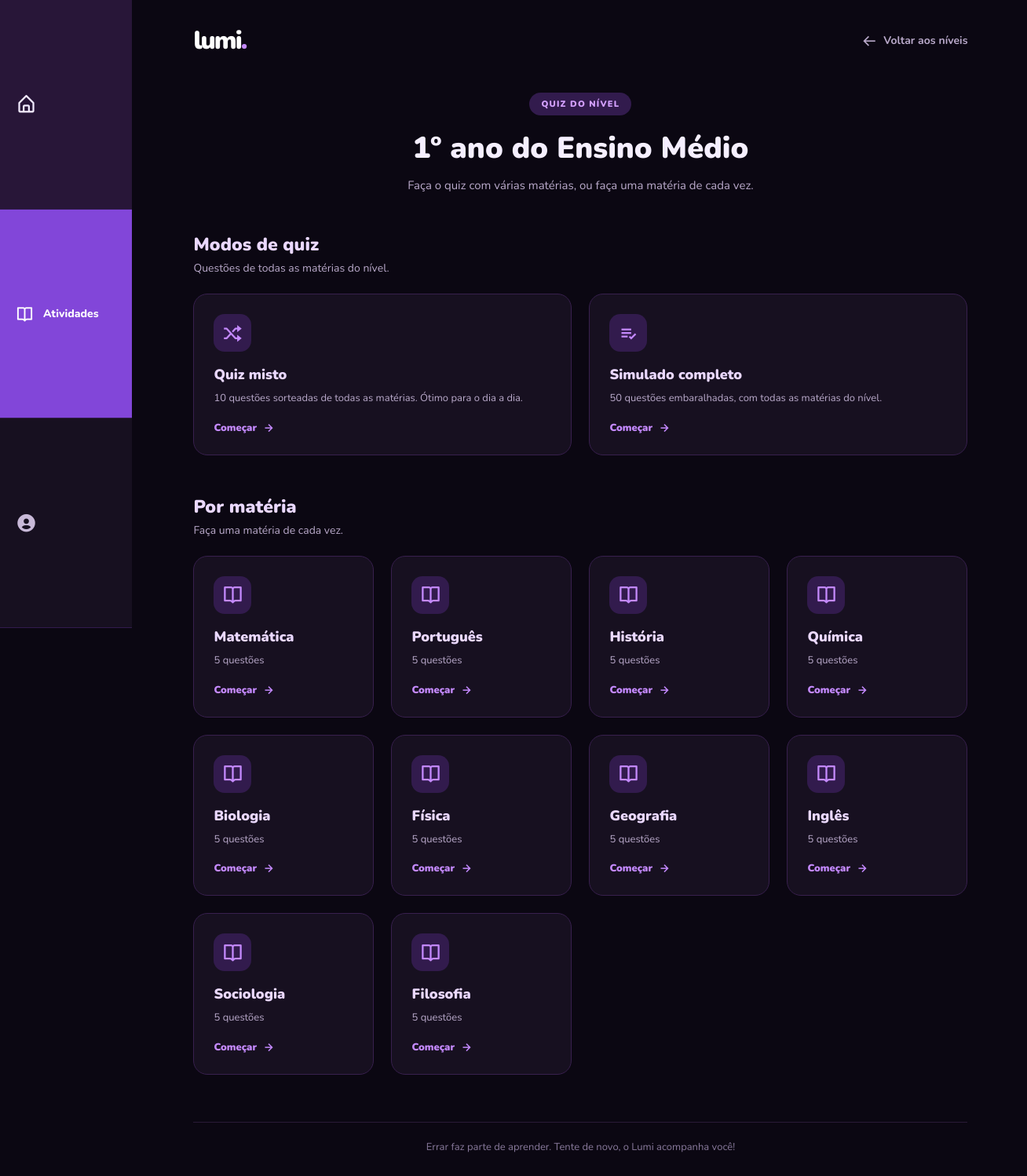
/public/quizzes?id_ano=1 (signed in), run on the app's committed database.
### tables this page shows
CREATE TABLE `anos` (
  `id_ano` int(11) NOT NULL,
  `nome_ano` varchar(255) NOT NULL,
  `etapa` varchar(50) NOT NULL
);

CREATE TABLE `materias` (
  `id_materia` int(11) NOT NULL,
  `id_ano` int(11) NOT NULL,
  `materia` varchar(255) NOT NULL
);

### app/Controller/controllerQuiz.php (called while the page is built, shortened)
<?php
require_once __DIR__ . '/../Model/modelQuiz.php';
class QuizController
{
    private Quiz $quizModel;
    public function __construct($conn)
    {
        $this->quizModel = new Quiz($conn);
    }
    public function index()
    {
        $idAnoEscolhido = filter_input(INPUT_GET, 'id_ano', FILTER_VALIDATE_INT);
        if ($idAnoEscolhido) {
            $ano = $this->quizModel->buscarAno($idAnoEscolhido);
            $materias = $ano ? $this->quizModel->listarMaterias($idAnoEscolhido) : [];
            $totalQuestoes = array_sum(array_column($materias, 'total'));
        } else {
            $anos = $this->quizModel->listarAnos();
        }
        require __DIR__ . '/../View/escolher.php';
    }
}

### public/index.php (called while the page is built, shortened)
<?php
require_once __DIR__ . '/../config/conecta.php';
require_once __DIR__ . '/../app/Core/Router.php';
$basePath = '/TCC/public';
$router = new Router($conn, $basePath);
$router->add('GET', '/', 'PaginaInicialController', 'index');
$router->add('GET', '/proposit', 'PaginaInicialController', 'proposit');
$router->add('GET', '/anosem', 'PaginaInicialController', 'anosem');
$router->add('GET', '/anosfund1', 'PaginaInicialController', 'anosf1');
$router->add('GET', '/anosfund2', 'PaginaInicialController', 'anosf2');
$router->add('GET', '/cadastro', 'CadastroController', 'index');
$router->add('POST', '/cadastro', 'CadastroController', 'cadastrar');
$router->add('GET', '/home', 'PaginaInicialController', 'home');
$router->add('GET', '/atividades', 'PaginaInicialController', 'atividades');
$router->add('GET', '/perfil', 'PaginaInicialController', 'perfil');
$router->add('GET', '/config', 'PaginaInicialController', 'config');
$router->add('GET', '/login', 'LoginController', 'showLogin');
$router->add('POST', '/login', 'LoginController', 'login');
$router->add('GET', '/dashboard', 'ProcessarController', 'index', true);
$router->add('POST', '/processar', 'ProcessarController', 'processar', true);
$router->add('GET', '/abaResumo', 'ResumoController', 'listarAno', true);
$router->add('GET', '/resumos', 'ResumoController', 'index', true);
$router->add('GET', '/criarResumos', 'PaginaInicialController', 'criaR', true);
$router->add('POST', '/resumos/editar', 'ResumoController', 'editar', true);
$router->add('POST', '/resumos/excluir', 'ResumoController', 'excluir', true);
$router->add('POST', '/criarResumos/salvar', 'ResumoController', 'salvarResumo', true);
$router->add('POST', '/planejamento/adicionar', 'PlanejamentoController', 'adicionar', true);
$router->add('POST', '/planejamento/concluir', 'PlanejamentoController', 'concluir', true);
$router->add('POST', '/planejamento/excluir', 'PlanejamentoController', 'excluir', true);
$router->add('POST', '/perfil/editar', 'CadastroController', 'editar', true);
$router->add('POST', '/perfil/alterar-senha', 'CadastroController', 'alterarSenha', true);
$router->add('POST', '/perfil/excluir', 'CadastroController', 'excluir', true);
$router->add('GET', '/conteudomateria', 'Video', 'materias', true);
$router->add('GET', '/conteudos', 'Video', 'conteudos', true);
$router->add('GET', '/listarConteudos', 'Video', 'conteudos', true);
$router->add('GET',  '/quizzes',           'QuizController', 'index', true);
$router->add('GET',  '/quizzes/iniciar',   'QuizController', 'iniciar', true);
$router->add('GET',  '/quizzes/questao',   'QuizController', 'questao', true);
$router->add('POST', '/quizzes/responder', 'QuizController', 'responder', true);
$router->add('POST', '/quizzes/proxima',   'QuizController', 'proxima', true);
$router->add('GET',  '/quizzes/resultado', 'QuizController', 'resultado', true);
$router->add('GET',  '/quizzes/sair',      'QuizController', 'sair', true);
$router->add('POST', '/logout', 'LogoutController', 'logout', true);
$uri = parse_url($_SERVER['REQUEST_URI'], PHP_URL_PATH);
$method = $_SERVER['REQUEST_METHOD'];
if (strpos($uri, $basePath) === 0) {
    $uri = substr($uri, strlen($basePath));
} elseif (strpos($uri, '/TCC') === 0) {
    $uri = substr($uri, strlen('/TCC'));
}
$uri = '/' . trim($uri, '/');
$router->dispatch($uri, $method);

### app/Model/modelQuiz.php (called while the page is built, shortened)
<?php
class Quiz
{
    private $conn;
    public function __construct($conn)
    {
        $this->conn = $conn;
    }
    public function buscarAno($id_ano)
    {
        $stmt = $this->conn->prepare("SELECT id_ano, nome_ano FROM anos WHERE id_ano = ?");
        $stmt->execute([$id_ano]);
        return $stmt->fetch(PDO::FETCH_ASSOC);
    }
    public function listarMaterias($id_ano)
    {
        $sql = "SELECT m.id_materia, m.materia, COUNT(a.id) AS total
                FROM materias m
                INNER JOIN atividades a ON a.id_materia = m.id_materia
                WHERE m.id_ano = ?
                GROUP BY m.id_materia, m.materia
                ORDER BY m.id_materia";
        $stmt = $this->conn->prepare($sql);
        $stmt->execute([$id_ano]);
        return $stmt->fetchAll(PDO::FETCH_ASSOC);
    }
}

### app/View/escolher.php (the view, shortened to what this page needs)
<?php
$paginaAtual = "atividades";
$esc = fn($texto) => htmlspecialchars((string) $texto, ENT_QUOTES, 'UTF-8');
?>
<!DOCTYPE html>
<html lang="pt-br">
<head>
    <link rel="stylesheet" href="https://unpkg.com/boxicons@2.1.4/css/boxicons.min.css">
    <link rel="stylesheet" href="/TCC/public/assets/css/home.css">
    <link rel="stylesheet" href="/TCC/public/assets/css/quizzes.css">
</head>
<body>
    <?php include __DIR__ . '../menuLateral.php'; ?>
    <main class="conteudoQuiz">
        <header class="topoQuiz">
            <a href="/TCC/public/home" class="logo">lumi<span>.</span></a>
            <?php if (isset($ano)): ?>
                <a href="/TCC/public/quizzes" class="voltarQuiz">
                    <i class="bx bx-arrow-back"></i>
                    Voltar aos níveis
                </a>
            <?php endif; ?>
        </header>
        <?php if (!isset($ano)): ?>
            <section class="apresentacaoQuiz">
                <span class="etiqueta">TESTE SEUS CONHECIMENTOS</span>
                <h1>Escolha o seu <span>quiz</span></h1>
                <p>
                    Selecione o nível que você quer praticar.
                </p>
            </section>
            <section>
                <div class="tituloSecaoQuiz">
                    <h2>Níveis disponíveis</h2>
                    <p>Escolha onde você quer se desafiar hoje.</p>
                </div>
                <?php if (empty($anos)): ?>
                    <div class="estadoVazioQuiz">
                        <i class="bx bx-help-circle"></i>
                        <h3>Nenhum quiz cadastrado ainda</h3>
                        <p>Importe o arquivo database/quizzes.sql no banco para liberar os quizzes.</p>
                    </div>
                <?php else: ?>
                    <div class="gradeNiveis">
                        <?php foreach ($anos as $a): ?>
                            <a href="/TCC/public/quizzes?id_ano=<?= (int) $a['id_ano'] ?>" class="cardQuiz">
                                <div class="iconeQuiz">
                                    <i class="bx <?= (int) $a['id_ano'] === 4 ? 'bx-trophy' : 'bx-medal' ?>"></i>
                                </div>
                                <?php if ((int) $a['id_ano'] === (int) $idAnoDoAluno): ?>
                                    <span class="seloQuiz">Seu ano</span>
                                <?php endif; ?>
                                <h3><?= $esc($a['nome_ano']) ?></h3>
                                <p>
                                    <?= (int) $a['total'] ?> questões em
                                    <?= (int) $a['materias'] ?> matérias.
                                </p>
                                <span class="linkQuiz">
                                    Escolher nível <i class="bx bx-right-arrow-alt"></i>
                                </span>
                            </a>
                        <?php endforeach; ?>
                    </div>
                <?php endif; ?>
            </section>
        <?php else: ?>
            <section class="apresentacaoQuiz">
                <span class="etiqueta">QUIZ DO NÍVEL</span>
                <h1><?= $esc($ano['nome_ano']) ?></h1>
                <p>
                    Faça o quiz com várias matérias, ou faça uma matéria de cada vez.
                </p>
            </section>
            <section class="secaoQuiz">
                <div class="tituloSecaoQuiz">
                    <h2>Modos de quiz</h2>
                    <p>Questões de todas as matérias do nível.</p>
                </div>
                <div class="gradeModos">
                    <a href="/TCC/public/quizzes/iniciar?id_ano=<?= (int) $ano['id_ano'] ?>&modo=misto" class="cardQuiz">
                        <div class="iconeQuiz"><i class="bx bx-shuffle"></i></div>
                        <h3>Quiz misto</h3>
                        <p>10 questões sorteadas de todas as matérias. Ótimo para o dia a dia.</p>
                        <span class="linkQuiz">Começar <i class="bx bx-right-arrow-alt"></i></span>
                    </a>
                    <a href="/TCC/public/quizzes/iniciar?id_ano=<?= (int) $ano['id_ano'] ?>&modo=completo" class="cardQuiz">
                        <div class="iconeQuiz"><i class="bx bx-list-check"></i></div>
                        <h3>Simulado completo</h3>
                        <p><?= (int) $totalQuestoes ?> questões embaralhadas, com todas as matérias do nível.</p>
                        <span class="linkQuiz">Começar <i class="bx bx-right-arrow-alt"></i></span>
                    </a>
                </div>
            </section>
            <section class="secaoQuiz">
                <div class="tituloSecaoQuiz">
                    <h2>Por matéria</h2>
                    <p>Faça uma matéria de cada vez.</p>
                </div>
                <div class="gradeMateriasQuiz">
                    <?php foreach ($materias as $m): ?>
                        <a
                            href="/TCC/public/quizzes/iniciar?id_ano=<?= (int) $ano['id_ano'] ?>&modo=materia&id_materia=<?= (int) $m['id_materia'] ?>"
                            class="cardQuiz cardQuizMateria"
                        >
                            <div class="iconeQuiz">
                                <i class="bx <?= $iconesMaterias[$m['materia']] ?? 'bx-book-open' ?>"></i>
                            </div>
                            <h3><?= $esc($m['materia']) ?></h3>
                            <p><?= (int) $m['total'] ?> questões</p>
                            <span class="linkQuiz">
                                Começar <i class="bx bx-right-arrow-alt"></i>
                            </span>
                        </a>
                    <?php endforeach; ?>
                </div>
            </section>
        <?php endif; ?>
        <footer class="rodapeQuiz">
            <p>Errar faz parte de aprender. Tente de novo, o Lumi acompanha você!</p>
        </footer>
    </main>
</body>
</html>

### app/Core/Router.php (shortened to what this page needs)
<?php
class Router
{
    private array $routes = [];
    private $conn;
    public function __construct($conn, string $basePath = '')
    {
        $this->conn = $conn;
    }
    public function add(
        string $method,
        string $path,
        string $controller,
        string $action,
        bool $authRequired = false
    ): void {
        $this->routes[] = [
            'method' => strtoupper($method),
            'path' => $this->normalizePath($path),
            'controller' => $controller,
            'action' => $action,
            'authRequired' => $authRequired
        ];
    }
    public function dispatch(string $uri, string $method): void
    {
        $uri = $this->normalizePath($uri);
        $method = strtoupper($method);
        foreach ($this->routes as $route) {
            if (
                $route['method'] !== $method ||
                $route['path'] !== $uri
            ) {
                continue;
            }
            $action = $route['action'];
            $controller = new $controllerName($this->conn);
            $controller->$action();
            return;
        }
    }
    private function normalizePath(string $path): string
    {
        $path = '/' . trim($path, '/');
        return $path;
    }
}

### app/View/menuLateral.php (shortened to what this page needs)
<?php
$paginaAtual = $paginaAtual ?? "home";
$ehAtual = fn(string $pagina): bool => $paginaAtual === $pagina;
?>
<nav class="menuLateral" aria-label="Menu principal">
    <a class="itemMenu<?= $ehAtual("home") ? " selecionado" : "" ?> comSeparador" href="/TCC/public/home"
       aria-label="Home"<?= $ehAtual("home") ? ' aria-current="page"' : "" ?>>
        <i class="bx bx-home-alt" aria-hidden="true"></i>
    </a>
    <a class="itemMenu<?= $ehAtual("atividades") ? " selecionado" : "" ?> comSeparador" href="/TCC/public/atividades"
       aria-label="Atividades"<?= $ehAtual("atividades") ? ' aria-current="page"' : "" ?>>
        <i class="bx bx-book-open" aria-hidden="true"></i>
        <span class="itemTexto">Atividades</span>
    </a>
    <a class="itemMenu<?= $ehAtual("perfil") ? " selecionado" : "" ?> comSeparador" href="/TCC/public/perfil"
       aria-label="Perfil"<?= $ehAtual("perfil") ? ' aria-current="page"' : "" ?>>
        <i class="bx bxs-user-circle" aria-hidden="true"></i>
    </a>
</nav>

### data on the page
anos: nome_ano "1º ano do Ensino Médio", totalQuestoes "50"
materias: materia "Matemática", total "5"
materias: materia "Português", total "5"
materias: materia "História", total "5"
materias: materia "Química", total "5"
materias: materia "Biologia", total "5"
materias: materia "Física", total "5"
materias: materia "Geografia", total "5"
materias: materia "Inglês", total "5"
materias: materia "Sociologia", total "5"
materias: materia "Filosofia", total "5"
